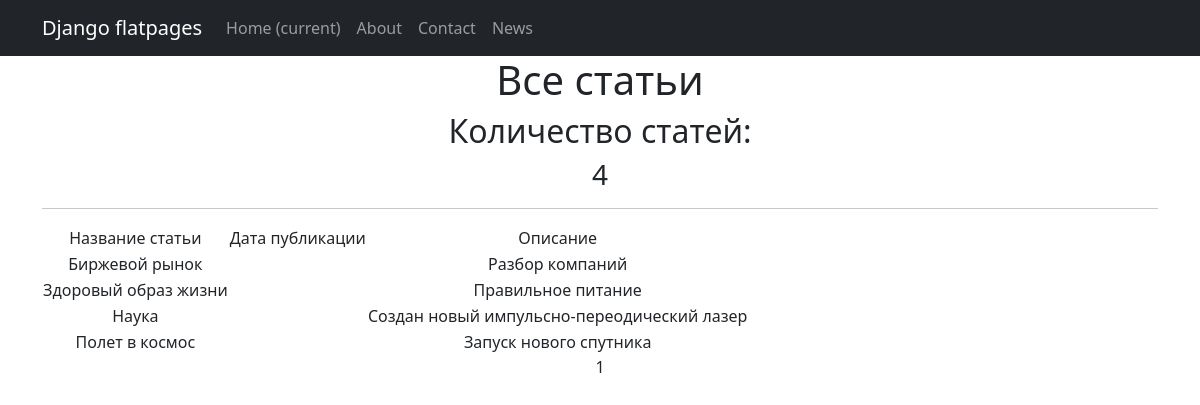
Page /news/ on the committed database.
### news/models.py (models this page shows, shortened)
class Post(LikeMix, models.Model):
    news = 'NE'
    article = 'AR'
    POST_TYPES = [
        (news, 'Новость'),
        (article, 'Статья'),
    ]
    author = models.ForeignKey(Author, on_delete=models.PROTECT, verbose_name='Автор')
    post_type = models.CharField(max_length=2, choices=POST_TYPES, default=article, verbose_name='Вид поста')
    time_create = models.DateTimeField(auto_now_add=True, verbose_name='Дата создания')
    time_update = models.DateTimeField(auto_now=True, verbose_name='Дата изменения')
    categories = models.ManyToManyField(Category, through=PostCategory)
    title = models.CharField(max_length=72, default='Default title', verbose_name='Заголовок')
    content = models.CharField(max_length=2048, default='Default content', verbose_name='Контент')
    rating = models.IntegerField(default=0)

### news/views.py (the view)
# urls.py: path('news/', PostsList.as_view(), name='news'),
class PostsList(ListView):
    model = Post
    ordering = 'title'
    template_name = 'news.html'
    context_object_name = 'news'
    paginate_by = 10

### news/templatetags/custom_filters.py (called while the page is built)
@register.filter()
def censor(text):
    new_content = text
    for i in BAD:
        new_content = new_content.replace(i,i[:1]+ '*'*(len(i)-1))
    return new_content

### templates/news.html (shortened to what this page needs)
{% extends 'flatpages/default.html' %}
{% load custom_filters %}
{% block content %}
   <h1>Все статьи</h1>
    <h2> Количество статей:</h2>
   <h3>{{ news|length }}</h3>
   <hr>
   {% if news %}
       <table>
           <tr>
               <td>Название статьи</td>
               <td>Дата публикации</td>
               <td>Описание</td>
           </tr>
           {% for post in news %}
           <tr>
               <td>{{ post.title }}</td>
               <td>{{ post.post_time|date:'M d Y' }}</td>
               <td>{{ post.content|truncatewords:20 }}</td>
           </tr>
           {% endfor %}
       </table>
   {% else %}
       <h2>Статей нет!</h2>
   {% endif %}
    {{ page_obj.number }}
{% endblock content %}

### templates/flatpages/default.html (shortened to what this page needs)
<!DOCTYPE html>
<html lang="en">
    <head>
        {% load static %}
        <link href="{% static 'css/styles.css' %}" rel="stylesheet" />
    </head>
    <body>
<nav class="navbar navbar-expand-lg navbar-dark bg-dark static-top">
   <div class="container">
       <a class="navbar-brand" href="#">Django flatpages</a>
       <div class="collapse navbar-collapse" id="navbarResponsive">
           <ul class="navbar-nav ml-auto">
               <li class="nav-item active">
                   <a class="nav-link" href="#">Home
                       <span class="sr-only">(current)</span>
                   </a>
               </li>
               <li class="nav-item">
                   <a class="nav-link" href="/about/">About</a>
               </li>
               <li class="nav-item">
                   <a class="nav-link" href="/contacts/">Contact</a>
               <li class="nav-item">
                   <a class="nav-link" href="/news/">News</a>
               </li>
           </ul>
       </div>
   </div>
</nav>
<div class="container">
   <div class="row">
       <div class="col-lg-12 text-center">
           {% block content %}
           {% endblock content %}
       </div>
   </div>
</div>
    </body>
</html>

### rows in the picture
Post: title "Биржевой рынок", content "Разбор компаний"
Post: title "Здоровый образ жизни", content "Правильное питание"
Post: title "Наука", content "Создан новый импульсно-переодический лазер"
Post: title "Полет в космос", content "Запуск нового спутника"

### other values in the picture
{{ news|length }} "4"
{{ page_obj.number }} "1"
